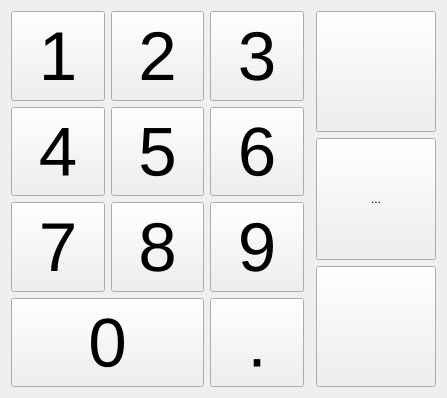
<?xml version="1.0" encoding="UTF-8"?>
<ui version="4.0">
 <class>Dialog</class>
 <widget class="QDialog" name="Dialog">
  <property name="geometry">
   <rect>
    <x>0</x>
    <y>0</y>
    <width>447</width>
    <height>398</height>
   </rect>
  </property>
  <property name="sizePolicy">
   <sizepolicy hsizetype="Fixed" vsizetype="Fixed">
    <horstretch>0</horstretch>
    <verstretch>0</verstretch>
   </sizepolicy>
  </property>
  <property name="windowTitle">
   <string>Dialog</string>
  </property>
  <layout class="QGridLayout" name="gridLayout_2" columnstretch="3,1">
   <item row="0" column="0">
    <layout class="QGridLayout" name="gridLayout">
     <item row="0" column="0">
      <widget class="QToolButton" name="btn_1">
       <property name="sizePolicy">
        <sizepolicy hsizetype="Preferred" vsizetype="Preferred">
         <horstretch>0</horstretch>
         <verstretch>0</verstretch>
        </sizepolicy>
       </property>
       <property name="font">
        <font>
         <pointsize>52</pointsize>
        </font>
       </property>
       <property name="focusPolicy">
        <enum>Qt::NoFocus</enum>
       </property>
       <property name="text">
        <string>1</string>
       </property>
       <property name="iconSize">
        <size>
         <width>64</width>
         <height>64</height>
        </size>
       </property>
      </widget>
     </item>
     <item row="0" column="1">
      <widget class="QToolButton" name="btn_2">
       <property name="sizePolicy">
        <sizepolicy hsizetype="Preferred" vsizetype="Preferred">
         <horstretch>0</horstretch>
         <verstretch>0</verstretch>
        </sizepolicy>
       </property>
       <property name="font">
        <font>
         <pointsize>52</pointsize>
        </font>
       </property>
       <property name="focusPolicy">
        <enum>Qt::NoFocus</enum>
       </property>
       <property name="text">
        <string>2</string>
       </property>
      </widget>
     </item>
     <item row="0" column="2">
      <widget class="QToolButton" name="btn_3">
       <property name="sizePolicy">
        <sizepolicy hsizetype="Preferred" vsizetype="Preferred">
         <horstretch>0</horstretch>
         <verstretch>0</verstretch>
        </sizepolicy>
       </property>
       <property name="font">
        <font>
         <pointsize>52</pointsize>
        </font>
       </property>
       <property name="focusPolicy">
        <enum>Qt::NoFocus</enum>
       </property>
       <property name="text">
        <string>3</string>
       </property>
      </widget>
     </item>
     <item row="1" column="0">
      <widget class="QToolButton" name="btn_4">
       <property name="sizePolicy">
        <sizepolicy hsizetype="Preferred" vsizetype="Preferred">
         <horstretch>0</horstretch>
         <verstretch>0</verstretch>
        </sizepolicy>
       </property>
       <property name="font">
        <font>
         <pointsize>52</pointsize>
        </font>
       </property>
       <property name="focusPolicy">
        <enum>Qt::NoFocus</enum>
       </property>
       <property name="text">
        <string>4</string>
       </property>
      </widget>
     </item>
     <item row="1" column="1">
      <widget class="QToolButton" name="btn_5">
       <property name="sizePolicy">
        <sizepolicy hsizetype="Preferred" vsizetype="Preferred">
         <horstretch>0</horstretch>
         <verstretch>0</verstretch>
        </sizepolicy>
       </property>
       <property name="font">
        <font>
         <pointsize>52</pointsize>
        </font>
       </property>
       <property name="focusPolicy">
        <enum>Qt::NoFocus</enum>
       </property>
       <property name="text">
        <string>5</string>
       </property>
      </widget>
     </item>
     <item row="1" column="2">
      <widget class="QToolButton" name="btn_6">
       <property name="sizePolicy">
        <sizepolicy hsizetype="Preferred" vsizetype="Preferred">
         <horstretch>0</horstretch>
         <verstretch>0</verstretch>
        </sizepolicy>
       </property>
       <property name="font">
        <font>
         <pointsize>52</pointsize>
        </font>
       </property>
       <property name="focusPolicy">
        <enum>Qt::NoFocus</enum>
       </property>
       <property name="text">
        <string>6</string>
       </property>
      </widget>
     </item>
     <item row="2" column="0">
      <widget class="QToolButton" name="btn_7">
       <property name="sizePolicy">
        <sizepolicy hsizetype="Preferred" vsizetype="Preferred">
         <horstretch>0</horstretch>
         <verstretch>0</verstretch>
        </sizepolicy>
       </property>
       <property name="font">
        <font>
         <pointsize>52</pointsize>
        </font>
       </property>
       <property name="focusPolicy">
        <enum>Qt::NoFocus</enum>
       </property>
       <property name="text">
        <string>7</string>
       </property>
      </widget>
     </item>
     <item row="2" column="1">
      <widget class="QToolButton" name="btn_8">
       <property name="sizePolicy">
        <sizepolicy hsizetype="Preferred" vsizetype="Preferred">
         <horstretch>0</horstretch>
         <verstretch>0</verstretch>
        </sizepolicy>
       </property>
       <property name="font">
        <font>
         <pointsize>52</pointsize>
        </font>
       </property>
       <property name="focusPolicy">
        <enum>Qt::NoFocus</enum>
       </property>
       <property name="text">
        <string>8</string>
       </property>
      </widget>
     </item>
     <item row="2" column="2">
      <widget class="QToolButton" name="btn_9">
       <property name="sizePolicy">
        <sizepolicy hsizetype="Preferred" vsizetype="Preferred">
         <horstretch>0</horstretch>
         <verstretch>0</verstretch>
        </sizepolicy>
       </property>
       <property name="font">
        <font>
         <pointsize>52</pointsize>
        </font>
       </property>
       <property name="focusPolicy">
        <enum>Qt::NoFocus</enum>
       </property>
       <property name="text">
        <string>9</string>
       </property>
      </widget>
     </item>
     <item row="3" column="0" colspan="2">
      <widget class="QToolButton" name="btn_0">
       <property name="sizePolicy">
        <sizepolicy hsizetype="Preferred" vsizetype="Preferred">
         <horstretch>0</horstretch>
         <verstretch>0</verstretch>
        </sizepolicy>
       </property>
       <property name="font">
        <font>
         <pointsize>52</pointsize>
        </font>
       </property>
       <property name="focusPolicy">
        <enum>Qt::NoFocus</enum>
       </property>
       <property name="text">
        <string>0</string>
       </property>
      </widget>
     </item>
     <item row="3" column="2">
      <widget class="QToolButton" name="btn_dot">
       <property name="sizePolicy">
        <sizepolicy hsizetype="Preferred" vsizetype="Preferred">
         <horstretch>0</horstretch>
         <verstretch>0</verstretch>
        </sizepolicy>
       </property>
       <property name="font">
        <font>
         <pointsize>52</pointsize>
        </font>
       </property>
       <property name="focusPolicy">
        <enum>Qt::NoFocus</enum>
       </property>
       <property name="text">
        <string>.</string>
       </property>
      </widget>
     </item>
    </layout>
   </item>
   <item row="0" column="1">
    <layout class="QGridLayout" name="gridLayout_4">
     <property name="leftMargin">
      <number>6</number>
     </property>
     <item row="0" column="0">
      <widget class="QToolButton" name="btn_BackSpace">
       <property name="sizePolicy">
        <sizepolicy hsizetype="Preferred" vsizetype="Preferred">
         <horstretch>0</horstretch>
         <verstretch>0</verstretch>
        </sizepolicy>
       </property>
       <property name="minimumSize">
        <size>
         <width>120</width>
         <height>0</height>
        </size>
       </property>
       <property name="focusPolicy">
        <enum>Qt::NoFocus</enum>
       </property>
       <property name="text">
        <string/>
       </property>
       <property name="icon">
        <iconset resource="ico_64.qrc">
         <normaloff>:/ico/ico/new_go_previous.png</normaloff>:/ico/ico/new_go_previous.png</iconset>
       </property>
       <property name="iconSize">
        <size>
         <width>64</width>
         <height>64</height>
        </size>
       </property>
      </widget>
     </item>
     <item row="1" column="0">
      <widget class="QToolButton" name="btn_Clear">
       <property name="sizePolicy">
        <sizepolicy hsizetype="Preferred" vsizetype="Preferred">
         <horstretch>0</horstretch>
         <verstretch>0</verstretch>
        </sizepolicy>
       </property>
       <property name="minimumSize">
        <size>
         <width>120</width>
         <height>0</height>
        </size>
       </property>
       <property name="focusPolicy">
        <enum>Qt::NoFocus</enum>
       </property>
       <property name="text">
        <string>...</string>
       </property>
       <property name="icon">
        <iconset resource="ico_64.qrc">
         <normaloff>:/ico/ico/delete_64.png</normaloff>:/ico/ico/delete_64.png</iconset>
       </property>
       <property name="iconSize">
        <size>
         <width>64</width>
         <height>64</height>
        </size>
       </property>
      </widget>
     </item>
     <item row="2" column="0">
      <widget class="QToolButton" name="btn_Ok">
       <property name="sizePolicy">
        <sizepolicy hsizetype="Preferred" vsizetype="Preferred">
         <horstretch>0</horstretch>
         <verstretch>0</verstretch>
        </sizepolicy>
       </property>
       <property name="minimumSize">
        <size>
         <width>120</width>
         <height>0</height>
        </size>
       </property>
       <property name="font">
        <font>
         <pointsize>64</pointsize>
        </font>
       </property>
       <property name="focusPolicy">
        <enum>Qt::NoFocus</enum>
       </property>
       <property name="text">
        <string/>
       </property>
       <property name="icon">
        <iconset resource="ico_64.qrc">
         <normaloff>:/ico/ico/enter_64.png</normaloff>:/ico/ico/enter_64.png</iconset>
       </property>
       <property name="iconSize">
        <size>
         <width>64</width>
         <height>64</height>
        </size>
       </property>
      </widget>
     </item>
    </layout>
   </item>
  </layout>
 </widget>
 <resources>
  <include location="ico_64.qrc"/>
 </resources>
 <connections/>
</ui>
